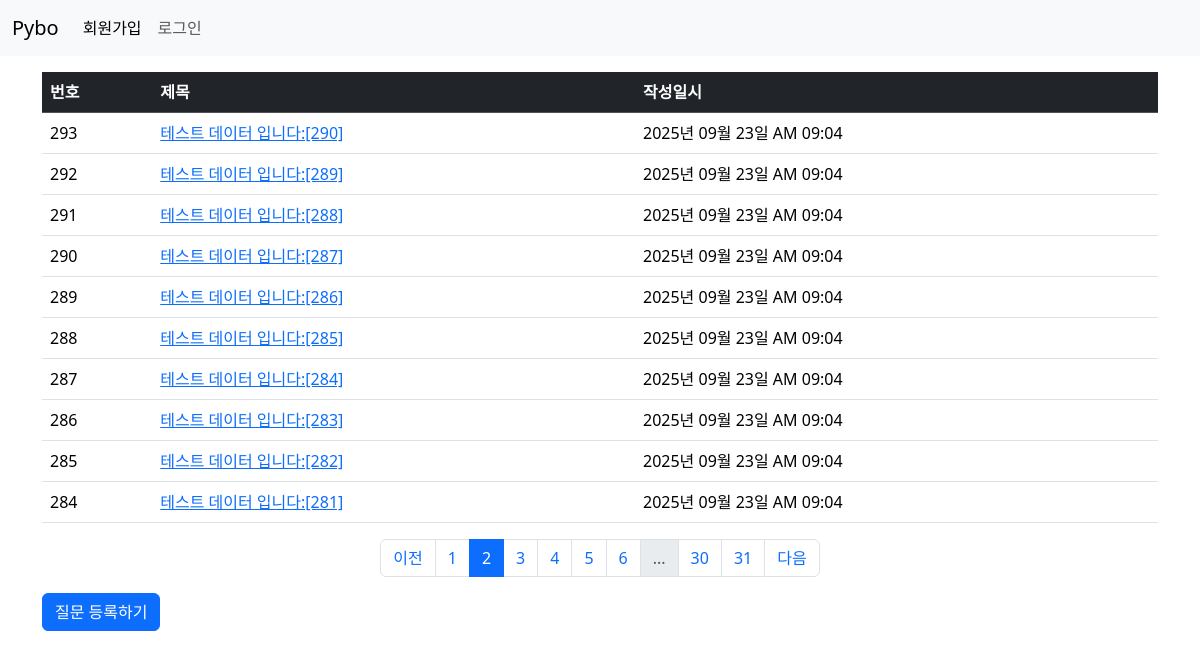
/question/list/?page=2, run on the app's committed database.
### pybo/models.py (models this page shows)
class Question(db.Model):
    id = db.Column(db.Integer, primary_key=True)
    subject = db.Column(db.String(200), nullable=False)
    content = db.Column(db.Text(), nullable=False)
    create_date = db.Column(db.DateTime(), nullable=False)

### pybo/views/question_views.py (the view)
@bp.route('/list/')
def _list():
    page = request.args.get('page', default=1, type=int)  # 페이지
    question_list = Question.query.order_by(Question.create_date.desc())
    question_list = question_list.paginate(page=page, per_page=10)  # 한 페이지에 보여야할 게시글 수
    return render_template('question/question_list.html', question_list=question_list)

### pybo/filter.py (called while the page is built)
def format_datetime(value, fmt='%Y년 %m월 %d일 %p %I:%M'):
    return value.strftime(fmt)

### pybo/templates/question/question_list.html (shortened to what this page needs)
{% extends 'base.html' %}
{% block content %}
<div class="container my-3">
    <table class="table table-hover">
        <thead>
        <tr class="table-dark">
            <th scope="col">번호</th>
            <th scope="col">제목</th>
            <th scope="col">작성일시</th>
        </tr>
        </thead>
        <tbody>
        {% if question_list %}
        {% for question in question_list.items %}
        <tr>
            <td>{{ question_list.total - (question_list.page - 1) * question_list.per_page - loop.index0 }}</td>
            <td>
                <a href="{{ url_for('question.detail', question_id= question.id) }}">{{ question.subject }}</a>
            </td>
            <td>{{ question.create_date|datetime }}</td>
        </tr>
        {% endfor %}
        {% else %}
        <tr>
            <td colspan="3">질문이 없습니다.</td>
        </tr>
        {% endif %}
        </tbody>
    </table>
    <ul class="pagination justify-content-center">
        {% if question_list.has_prev %}
        <li class="page-item"><a href="?page={{ question_list.prev_num }}" class="page-link">이전</a></li>
        {% else %}
        <li class="page-item disabled"><a href="javascript:void(0)" class="page-link">이전</a></li>
        {% endif %}
        {% for page_num in question_list.iter_pages() %}
        {% if page_num %}
        {% if page_num != question_list.page %}
        <li class="page-item"><a class="page-link" href="?page={{ page_num }}">{{ page_num }}</a></li>
        {%else%}
        <li class="page-item active">
            <a class="page-link" href="javascript:void(0)" aria-current="page">{{ page_num }}</a>
        </li>
        {% endif %}
        {% else %}
        <li class="page-item disabled"><a class="page-link" href="javascript:void(0)">...</a></li>
        {% endif %}
        {% endfor %}
        {% if question_list.has_next %}
        <li class="page-item"><a href="?page={{ question_list.next_num }}" class="page-link">다음</a></li>
        {% else %}
        <li class="page-item disabled"><a href="javascript:void(0)" class="page-link">다음</a></li>
        {% endif %}
    </ul>
    <a href="{{ url_for('question.create') }}" class="btn btn-primary">질문 등록하기</a>
</div>
{% endblock %}

### data on the page
Question: total "293", subject "테스트 데이터 입니다:[290]", create_date "2025년 09월 23일 AM 09:04"
Question: total "292", subject "테스트 데이터 입니다:[289]", create_date "2025년 09월 23일 AM 09:04"
Question: total "291", subject "테스트 데이터 입니다:[288]", create_date "2025년 09월 23일 AM 09:04"
Question: total "290", subject "테스트 데이터 입니다:[287]", create_date "2025년 09월 23일 AM 09:04"
Question: total "289", subject "테스트 데이터 입니다:[286]", create_date "2025년 09월 23일 AM 09:04"
Question: total "288", subject "테스트 데이터 입니다:[285]", create_date "2025년 09월 23일 AM 09:04"
Question: total "287", subject "테스트 데이터 입니다:[284]", create_date "2025년 09월 23일 AM 09:04"
Question: total "286", subject "테스트 데이터 입니다:[283]", create_date "2025년 09월 23일 AM 09:04"
Question: total "285", subject "테스트 데이터 입니다:[282]", create_date "2025년 09월 23일 AM 09:04"
Question: total "284", subject "테스트 데이터 입니다:[281]", create_date "2025년 09월 23일 AM 09:04"

### other printed values
{{ page_num }} "1" "3" "4" "5" "6" "30" "31"
{{ page_num }} "2"
